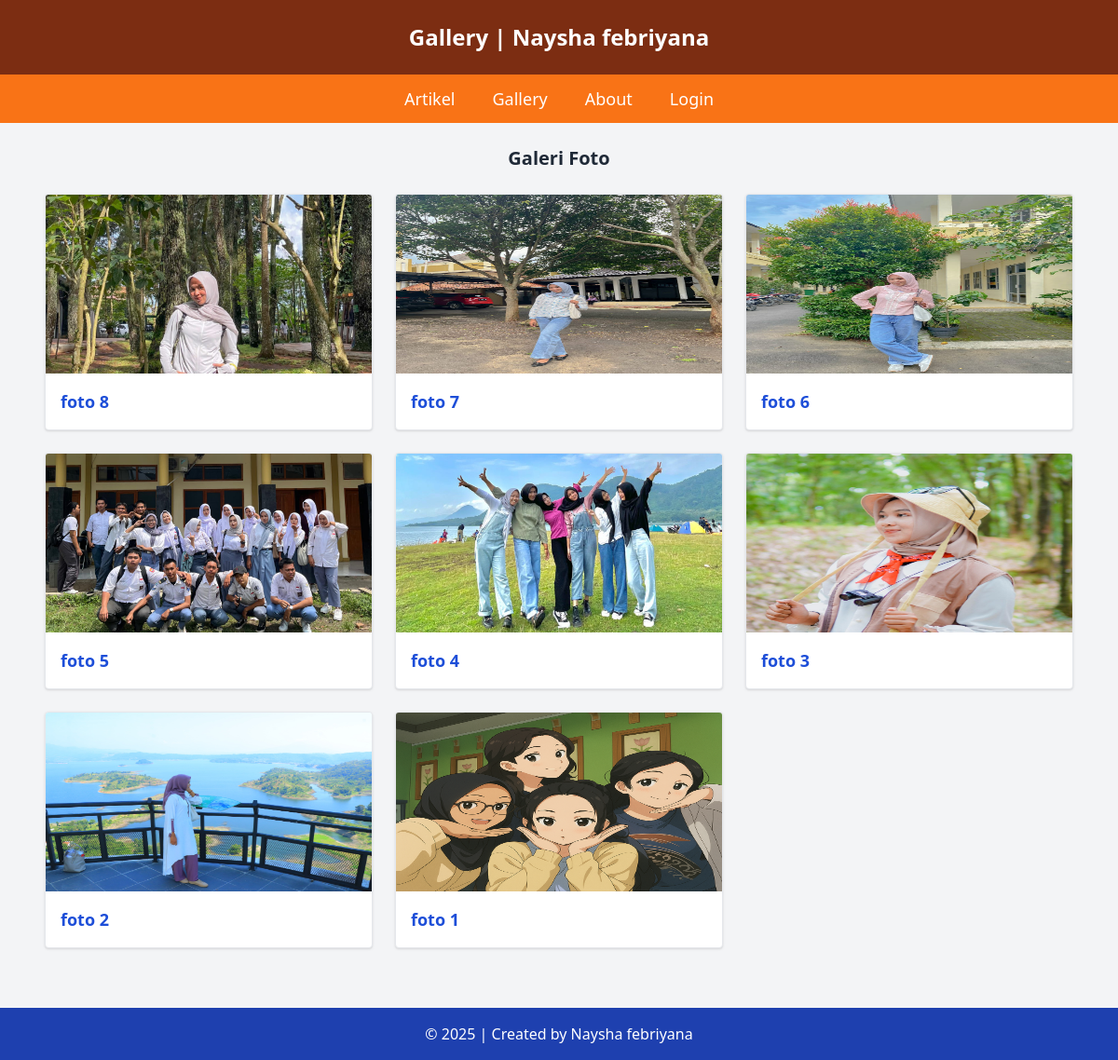
/gallery.php, run on the app's committed database.
### tables this page shows
CREATE TABLE `tbl_gallery` (
  `id_gallery` int(5) NOT NULL,
  `judul` text NOT NULL,
  `foto` text NOT NULL
);

### gallery.php (the view, shortened to what this page needs)
<?php include "koneksi.php"; ?>
<!DOCTYPE html>
<html lang="en">
<head>
<script src="https://cdn.tailwindcss.com"></script>
</head>
<body class="bg-gray-100 text-gray-800 font-sans">
<header class="bg-orange-900 text-white text-center p-6 text-2xl font-bold">
Gallery | Naysha febriyana
</header>
<nav class="bg-orange-500 text-white py-3">
<ul class="flex justify-center space-x-10 font-medium text-lg">
<li><a href="index.php" class="hover:underline">Artikel</a></li>
<li><a href="gallery.php" class="hover:underline">Gallery</a></li>
<li><a href="about.php" class="hover:underline">About</a></li>
<li><a href="admin/login.php" class="hover:underline">Login</a></li>
</ul>
</nav>
<main class="max-w-6xl mx-auto p-6">
<h2 class="text-xl font-bold mb-6 text-center">Galeri Foto</h2>
<div class="grid grid-cols-1 sm:grid-cols-2 md:grid-cols-3 gap-6">
<?php
$sql = "SELECT * FROM tbl_gallery ORDER BY id_gallery DESC";
$query = mysqli_query($db, $sql);
while ($data = mysqli_fetch_array($query)) {
echo "<div class='bg-white border rounded shadow overflow-hidden'>";
echo "<img src='images/{$data['foto']}' class='w-full h-48 object-
cover' alt='Gambar'>";
echo "<div class='p-4'>";
echo "<h3 class='text-lg font-semibold text-blue-700'>" .
htmlspecialchars($data['judul']) . "</h3>";
echo "</div></div>";
}
?>
</div>
</main>
<footer class="bg-blue-800 text-white text-center py-4 mt-10">
&copy; <?php echo date('Y'); ?> | Created by Naysha febriyana
</footer>
</body>
</html>

### data on the page
tbl_gallery: foto (picture), judul "foto 8"
tbl_gallery: foto (picture), judul "foto 7"
tbl_gallery: foto (picture), judul "foto 6"
tbl_gallery: foto (picture), judul "foto 5"
tbl_gallery: foto (picture), judul "foto 4"
tbl_gallery: foto (picture), judul "foto 3"
tbl_gallery: foto (picture), judul "foto 2"
tbl_gallery: foto (picture), judul "foto 1"
